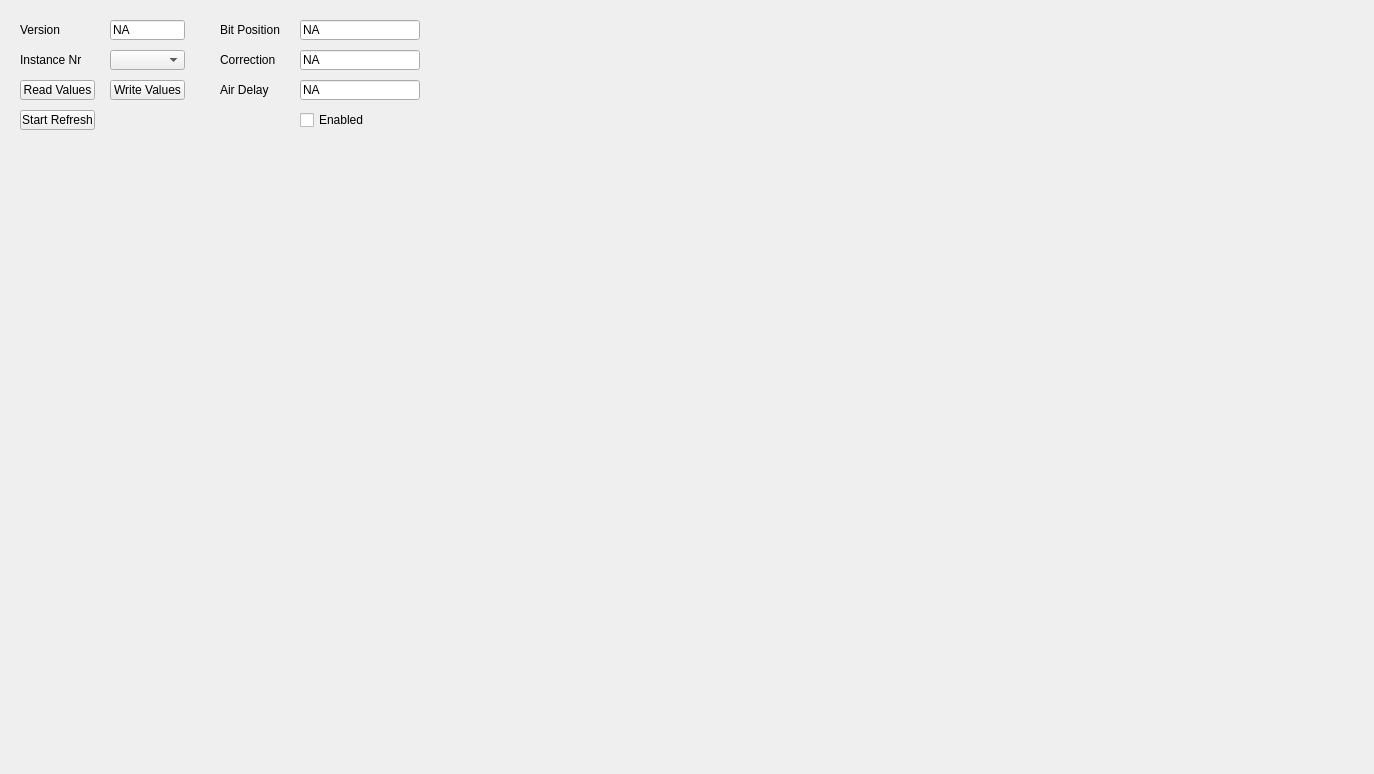
<?xml version="1.0" encoding="UTF-8"?>
<ui version="4.0">
 <class>Ucm_DcfSlaveTab</class>
 <widget class="QWidget" name="Ucm_DcfSlaveTab">
  <property name="geometry">
   <rect>
    <x>0</x>
    <y>0</y>
    <width>1374</width>
    <height>774</height>
   </rect>
  </property>
  <property name="windowTitle">
   <string>Form</string>
  </property>
  <widget class="QLabel" name="DcfSlaveVersionLabel">
   <property name="geometry">
    <rect>
     <x>20</x>
     <y>20</y>
     <width>80</width>
     <height>20</height>
    </rect>
   </property>
   <property name="text">
    <string>Version</string>
   </property>
  </widget>
  <widget class="QComboBox" name="DcfSlaveInstanceComboBox">
   <property name="geometry">
    <rect>
     <x>110</x>
     <y>50</y>
     <width>75</width>
     <height>20</height>
    </rect>
   </property>
  </widget>
  <widget class="QLabel" name="DcfSlaveAirDelayLabel">
   <property name="geometry">
    <rect>
     <x>220</x>
     <y>80</y>
     <width>80</width>
     <height>20</height>
    </rect>
   </property>
   <property name="text">
    <string>Air Delay</string>
   </property>
  </widget>
  <widget class="QLineEdit" name="DcfSlaveCorrectionValue">
   <property name="enabled">
    <bool>true</bool>
   </property>
   <property name="geometry">
    <rect>
     <x>300</x>
     <y>50</y>
     <width>120</width>
     <height>20</height>
    </rect>
   </property>
   <property name="text">
    <string>NA</string>
   </property>
   <property name="readOnly">
    <bool>false</bool>
   </property>
  </widget>
  <widget class="QCheckBox" name="DcfSlaveEnableCheckBox">
   <property name="geometry">
    <rect>
     <x>300</x>
     <y>110</y>
     <width>80</width>
     <height>20</height>
    </rect>
   </property>
   <property name="text">
    <string>Enabled</string>
   </property>
  </widget>
  <widget class="QPushButton" name="DcfSlaveReadValuesButton">
   <property name="geometry">
    <rect>
     <x>20</x>
     <y>80</y>
     <width>75</width>
     <height>20</height>
    </rect>
   </property>
   <property name="text">
    <string>Read Values</string>
   </property>
  </widget>
  <widget class="QPushButton" name="DcfSlaveAutoRefreshButton">
   <property name="geometry">
    <rect>
     <x>20</x>
     <y>110</y>
     <width>75</width>
     <height>20</height>
    </rect>
   </property>
   <property name="text">
    <string>Start Refresh</string>
   </property>
  </widget>
  <widget class="QLineEdit" name="DcfSlaveVersionValue">
   <property name="enabled">
    <bool>true</bool>
   </property>
   <property name="geometry">
    <rect>
     <x>110</x>
     <y>20</y>
     <width>75</width>
     <height>20</height>
    </rect>
   </property>
   <property name="text">
    <string>NA</string>
   </property>
   <property name="readOnly">
    <bool>true</bool>
   </property>
  </widget>
  <widget class="QLineEdit" name="DcfSlaveAirDelayValue">
   <property name="geometry">
    <rect>
     <x>300</x>
     <y>80</y>
     <width>120</width>
     <height>20</height>
    </rect>
   </property>
   <property name="text">
    <string>NA</string>
   </property>
  </widget>
  <widget class="QPushButton" name="DcfSlaveWriteValuesButton">
   <property name="geometry">
    <rect>
     <x>110</x>
     <y>80</y>
     <width>75</width>
     <height>20</height>
    </rect>
   </property>
   <property name="text">
    <string>Write Values</string>
   </property>
  </widget>
  <widget class="QLabel" name="DcfSlaveCorrectionLabel">
   <property name="geometry">
    <rect>
     <x>220</x>
     <y>50</y>
     <width>80</width>
     <height>20</height>
    </rect>
   </property>
   <property name="text">
    <string>Correction</string>
   </property>
  </widget>
  <widget class="QLabel" name="DcfSlaveInstanceLabel">
   <property name="geometry">
    <rect>
     <x>20</x>
     <y>50</y>
     <width>80</width>
     <height>20</height>
    </rect>
   </property>
   <property name="text">
    <string>Instance Nr</string>
   </property>
  </widget>
  <widget class="QLabel" name="DcfSlaveBitPositionLabel">
   <property name="geometry">
    <rect>
     <x>220</x>
     <y>20</y>
     <width>80</width>
     <height>20</height>
    </rect>
   </property>
   <property name="text">
    <string>Bit Position</string>
   </property>
  </widget>
  <widget class="QLineEdit" name="DcfSlaveBitPositionValue">
   <property name="geometry">
    <rect>
     <x>300</x>
     <y>20</y>
     <width>120</width>
     <height>20</height>
    </rect>
   </property>
   <property name="text">
    <string>NA</string>
   </property>
   <property name="readOnly">
    <bool>true</bool>
   </property>
  </widget>
 </widget>
 <resources/>
 <connections/>
</ui>
